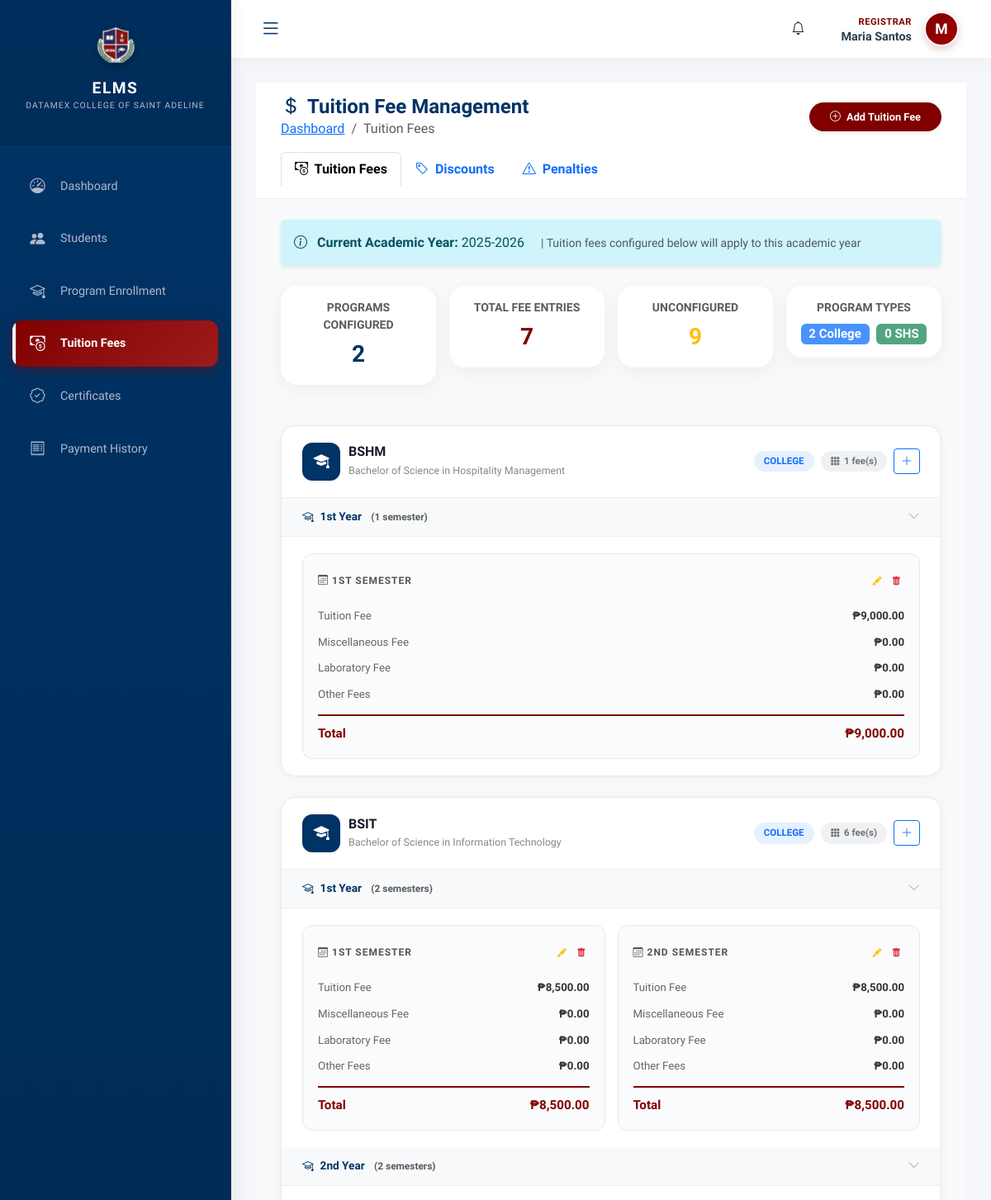
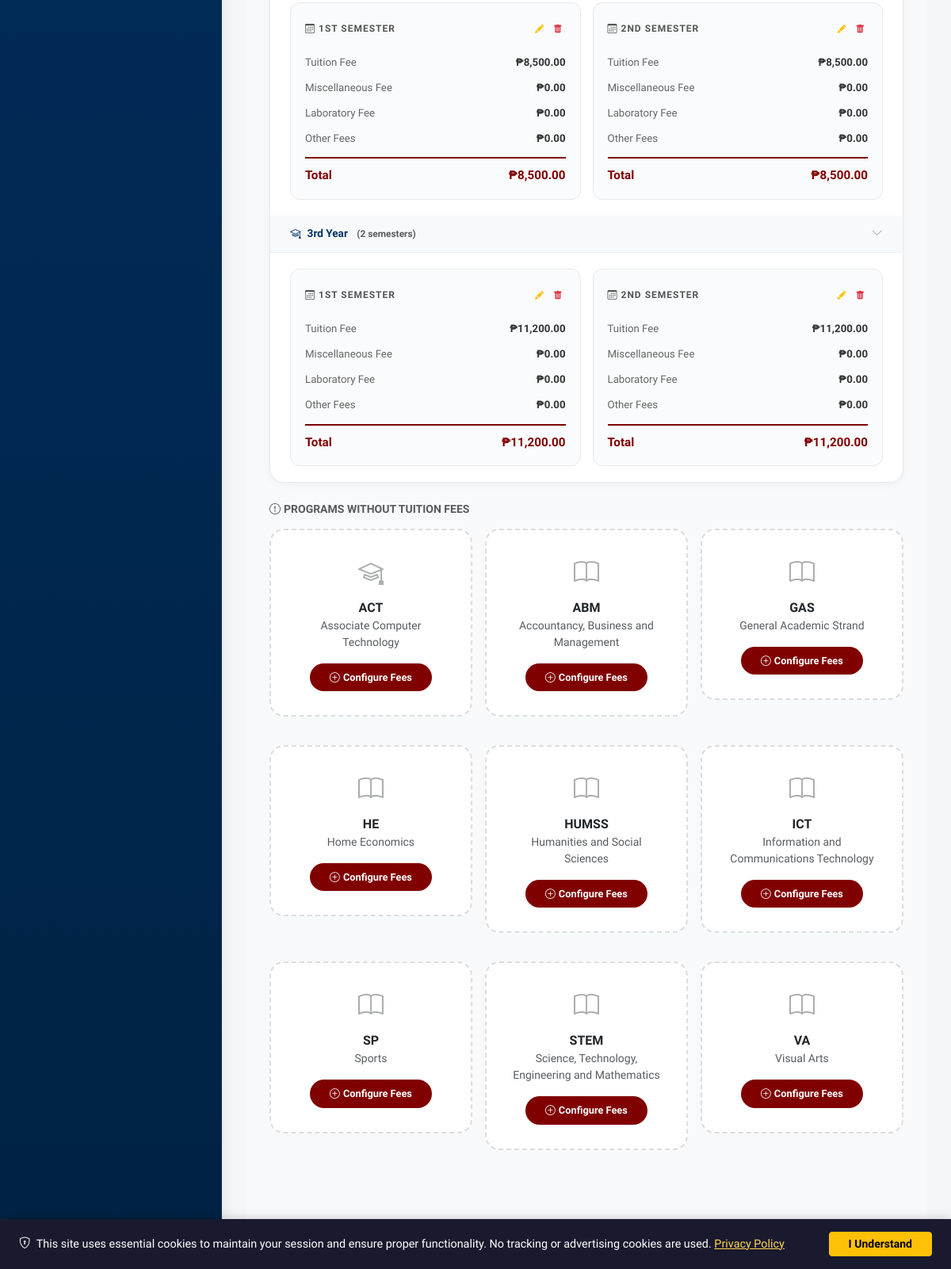
/modules/registrar/tuition_fees.php (signed in), run on an earlier commit of the app's database (2 pictures, top to bottom).
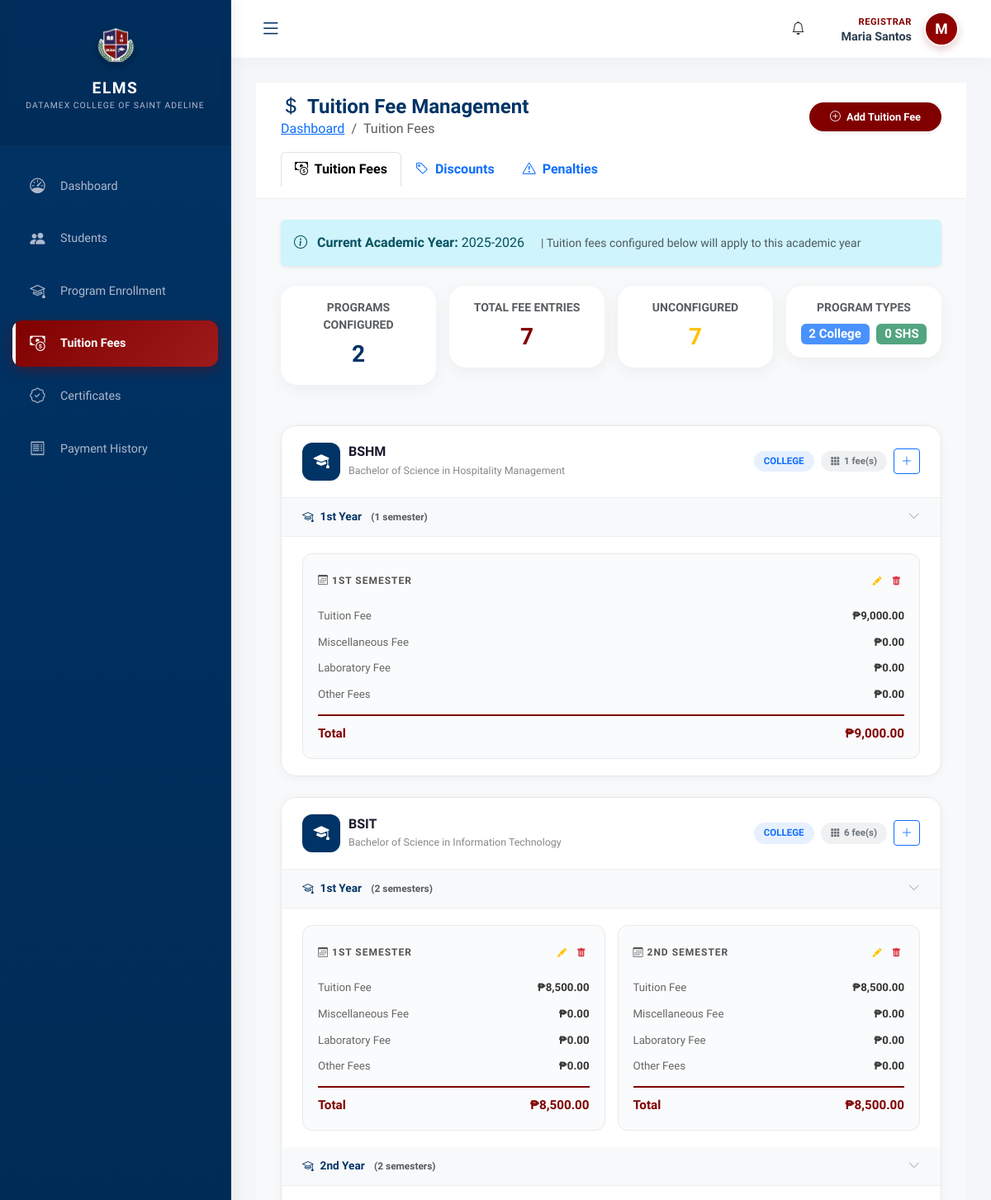
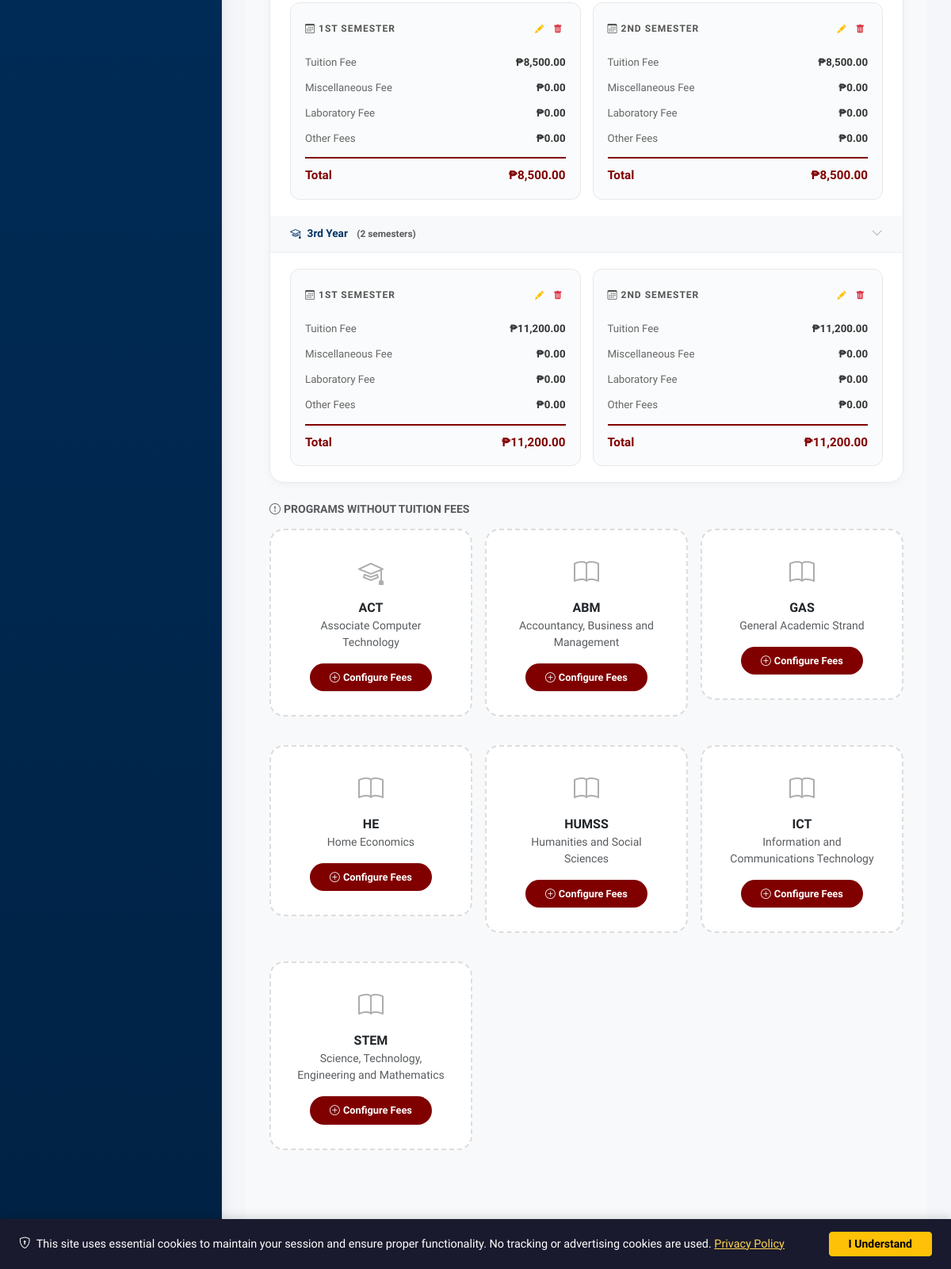
And on a later commit of the database (2 pictures, top to bottom).
### tables this page shows
CREATE TABLE `program_tuition_fees` (
  `id` int(10) UNSIGNED NOT NULL,
  `program_id` int(10) UNSIGNED NOT NULL,
  `program_type` enum('college','shs') NOT NULL DEFAULT 'college',
  `year_level_id` int(10) UNSIGNED DEFAULT NULL,
  `semester` enum('1st','2nd','summer') DEFAULT '1st',
  `tuition_fee` decimal(10,2) NOT NULL DEFAULT 0.00,
  `misc_fee` decimal(10,2) DEFAULT 0.00,
  `lab_fee` decimal(10,2) DEFAULT 0.00,
  `other_fees` decimal(10,2) DEFAULT 0.00,
  `total_fee` decimal(10,2) GENERATED ALWAYS AS (`tuition_fee` + `misc_fee` + `lab_fee` + `other_fees`) STORED,
  `academic_year_id` int(10) UNSIGNED DEFAULT NULL,
  `is_active` tinyint(1) DEFAULT 1,
  `created_at` timestamp NOT NULL DEFAULT current_timestamp(),
  `updated_at` timestamp NOT NULL DEFAULT current_timestamp() ON UPDATE current_timestamp()
);

CREATE TABLE `programs` (
  `id` int(10) UNSIGNED NOT NULL,
  `program_code` varchar(20) NOT NULL,
  `program_name` varchar(100) NOT NULL,
  `degree_level` enum('Certificate','Associate','Bachelor','Master','Doctorate') DEFAULT 'Bachelor',
  `school_id` int(10) UNSIGNED NOT NULL,
  `is_active` tinyint(1) DEFAULT 1,
  `created_at` timestamp NOT NULL DEFAULT current_timestamp()
);

CREATE TABLE `shs_strands` (
  `id` int(10) UNSIGNED NOT NULL,
  `track_id` int(10) UNSIGNED NOT NULL,
  `strand_code` varchar(20) NOT NULL,
  `strand_name` varchar(100) NOT NULL,
  `description` text DEFAULT NULL,
  `is_active` tinyint(1) DEFAULT 1,
  `created_at` timestamp NOT NULL DEFAULT current_timestamp()
);

### modules/registrar/tuition_fees.php (the view, shortened to what the changed rows need)
<?php
require_once '../../config/init.php';
$programs_result = $conn->query("SELECT id, program_code, program_name FROM programs WHERE is_active = 1 ORDER BY program_code");
$shs_strands_result = $conn->query("SELECT id, strand_code, strand_name FROM shs_strands WHERE is_active = 1 ORDER BY strand_code");
$tuition_fees_query = "
    SELECT ptf.*,
           COALESCE(ptf.program_type, 'college') as ptype,
           COALESCE(p.program_code, ss.strand_code) as program_code,
           COALESCE(p.program_name, ss.strand_name) as program_name,
           COALESCE(pyl.year_name, sgl.grade_name) as year_name,
           COALESCE(pyl.year_level, sgl.grade_level, 0) as year_sort
    FROM program_tuition_fees ptf
    LEFT JOIN programs p ON ptf.program_id = p.id AND COALESCE(ptf.program_type, 'college') = 'college'
    LEFT JOIN shs_strands ss ON ptf.program_id = ss.id AND ptf.program_type = 'shs'
    LEFT JOIN program_year_levels pyl ON ptf.year_level_id = pyl.id AND COALESCE(ptf.program_type, 'college') = 'college'
    LEFT JOIN shs_grade_levels sgl ON ptf.year_level_id = sgl.id AND ptf.program_type = 'shs'
    WHERE ptf.is_active = 1
    ORDER BY ptf.program_type, COALESCE(p.program_code, ss.strand_code), COALESCE(pyl.year_level, sgl.grade_level), ptf.semester
";
$tuition_fees_result = $conn->query($tuition_fees_query);
$fees_by_program = [];
if ($tuition_fees_result && $tuition_fees_result->num_rows > 0) {
    while ($fee = $tuition_fees_result->fetch_assoc()) {
        $key = $fee['ptype'] . '_' . $fee['program_id'];
        if (!isset($fees_by_program[$key])) {
            $fees_by_program[$key] = [
                'program_id' => $fee['program_id'],
                'program_type' => $fee['ptype'],
                'program_code' => $fee['program_code'],
                'program_name' => $fee['program_name'],
                'fees' => [],
                'total_configured' => 0,
            ];
        }
        $year_key = $fee['year_level_id'] ?: 'all';
        $year_name = $fee['year_name'] ?: 'All Year Levels';
        if (!isset($fees_by_program[$key]['fees'][$year_key])) {
            $fees_by_program[$key]['fees'][$year_key] = [
                'year_name' => $year_name,
                'year_sort' => $fee['year_sort'],
                'semesters' => [],
            ];
        }
        $fees_by_program[$key]['fees'][$year_key]['semesters'][$fee['semester']] = $fee;
        $fees_by_program[$key]['total_configured']++;
    }
}
$unconfigured_programs = [];
$programs_result->data_seek(0);
while ($p = $programs_result->fetch_assoc()) {
    $key = 'college_' . $p['id'];
    if (!isset($fees_by_program[$key])) {
        $unconfigured_programs[] = ['id' => $p['id'], 'type' => 'college', 'code' => $p['program_code'], 'name' => $p['program_name']];
    }
}
$shs_strands_result->data_seek(0);
while ($s = $shs_strands_result->fetch_assoc()) {
    $key = 'shs_' . $s['id'];
    if (!isset($fees_by_program[$key])) {
        $unconfigured_programs[] = ['id' => $s['id'], 'type' => 'shs', 'code' => $s['strand_code'], 'name' => $s['strand_name']];
    }
}
include '../../includes/header.php';
?>
<div class="body-scroll-part">
    <div class="tab-content" id="feeTabContent">
    <div class="tab-pane fade show active" id="tuitionPane" role="tabpanel">
    <div class="row g-3 mb-4">
        <div class="col-md-3">
            <div class="main-card-modern p-3 text-center">
                <div class="text-muted small fw-bold text-uppercase mb-1">Unconfigured</div>
                <div class="fs-3 fw-bold text-warning"><?php echo count($unconfigured_programs); ?></div>
            </div>
        </div>
    </div>
    <?php if (!empty($fees_by_program)): ?>
        <?php foreach ($fees_by_program as $prog_key => $prog): ?>
        <div class="program-card animate__animated animate__fadeInUp">
            <div class="program-card-header">
                <div class="program-badge">
                    <div class="icon-circle" style="background: <?php echo $prog['program_type'] === 'shs' ? '#198754' : 'var(--blue)'; ?>;">
                        <i class="bi bi-<?php echo $prog['program_type'] === 'shs' ? 'book' : 'mortarboard-fill'; ?>"></i>
                    </div>
                    <div class="program-meta">
                        <h5><?php echo htmlspecialchars($prog['program_code']); ?></h5>
                        <small><?php echo htmlspecialchars($prog['program_name']); ?></small>
                    </div>
                </div>
                <div class="d-flex align-items-center gap-2">
                    <span class="stat-pill bg-<?php echo $prog['program_type'] === 'shs' ? 'success' : 'primary'; ?> bg-opacity-10 text-<?php echo $prog['program_type'] === 'shs' ? 'success' : 'primary'; ?>">
                        <?php echo strtoupper($prog['program_type']); ?>
                    </span>
                    <span class="stat-pill bg-secondary bg-opacity-10 text-secondary">
                        <i class="bi bi-grid-3x3-gap-fill"></i> <?php echo $prog['total_configured']; ?> fee(s)
                    </span>
                    <button class="btn btn-sm btn-outline-primary" onclick="openAddForProgram('<?php echo $prog['program_type']; ?>', <?php echo $prog['program_id']; ?>)" title="Add fee for this program">
                        <i class="bi bi-plus-lg"></i>
                    </button>
                </div>
            </div>
            <div class="year-accordion">
                <?php foreach ($prog['fees'] as $year_key => $year_data): ?>
                <div class="year-section">
                    <div class="year-header" onclick="toggleYear(this)" data-year="<?php echo $prog_key . '_' . $year_key; ?>">
                        <span class="year-label">
                            <i class="bi bi-mortarboard me-2"></i><?php echo htmlspecialchars($year_data['year_name']); ?>
                            <span class="ms-2 text-muted small">(<?php echo count($year_data['semesters']); ?> semester<?php echo count($year_data['semesters']) > 1 ? 's' : ''; ?>)</span>
                        </span>
                        <i class="bi bi-chevron-down chevron"></i>
                    </div>
                    <div class="year-body">
                        <div class="semester-grid">
                            <?php
                            $sem_order = ['1st', '2nd', 'summer'];
                            foreach ($sem_order as $sem):
                                if (!isset($year_data['semesters'][$sem])) continue;
                                $sf = $year_data['semesters'][$sem];
                            ?>
                            <div class="semester-card">
                                <div class="sem-label">
                                    <span><i class="bi bi-calendar3 me-1"></i><?php echo $sem === 'summer' ? 'Summer Term' : $sem . ' Semester'; ?></span>
                                    <div class="d-flex gap-1">
                                        <button class="btn btn-sm btn-outline-warning border-0 p-1" onclick="editTuition(<?php echo $sf['id']; ?>)" title="Edit"><i class="bi bi-pencil-fill" style="font-size:0.7rem;"></i></button>
                                        <button class="btn btn-sm btn-outline-danger border-0 p-1" onclick="deleteTuition(<?php echo $sf['id']; ?>)" title="Delete"><i class="bi bi-trash-fill" style="font-size:0.7rem;"></i></button>
                                    </div>
                                </div>
                                <div class="fee-row">
                                    <span class="fee-label">Tuition Fee</span>
                                    <span class="fee-value">₱<?php echo number_format($sf['tuition_fee'], 2); ?></span>
                                </div>
                                <div class="fee-row">
                                    <span class="fee-label">Miscellaneous Fee</span>
                                    <span class="fee-value">₱<?php echo number_format($sf['misc_fee'] ?? 0, 2); ?></span>
                                </div>
                                <div class="fee-row">
                                    <span class="fee-label">Laboratory Fee</span>
                                    <span class="fee-value">₱<?php echo number_format($sf['lab_fee'] ?? 0, 2); ?></span>
                                </div>
                                <div class="fee-row">
                                    <span class="fee-label">Other Fees</span>
                                    <span class="fee-value">₱<?php echo number_format($sf['other_fees'] ?? 0, 2); ?></span>
                                </div>
                                <div class="fee-total">
                                    <span>Total</span>
                                    <span>₱<?php echo number_format($sf['total_fee'] ?? ($sf['tuition_fee'] + ($sf['misc_fee'] ?? 0) + ($sf['lab_fee'] ?? 0) + ($sf['other_fees'] ?? 0)), 2); ?></span>
                                </div>
                            </div>
                            <?php endforeach; ?>
                        </div>
                    </div>
                </div>
                <?php endforeach; ?>
            </div>
        </div>
        <?php endforeach; ?>
    <?php endif; ?>
    <?php if (!empty($unconfigured_programs)): ?>
    <div class="row g-3">
        <?php foreach ($unconfigured_programs as $up): ?>
        <div class="col-md-4">
            <div class="unconfigured-card">
                <i class="bi bi-<?php echo $up['type'] === 'shs' ? 'book' : 'mortarboard'; ?> fs-2 d-block mb-2 text-muted opacity-50"></i>
                <div class="fw-bold"><?php echo htmlspecialchars($up['code']); ?></div>
                <small class="text-muted d-block mb-3"><?php echo htmlspecialchars($up['name']); ?></small>
                <button class="btn btn-sm btn-maroon-pill" onclick="openAddForProgram('<?php echo $up['type']; ?>', <?php echo $up['id']; ?>)">
                    <i class="bi bi-plus-circle me-1"></i>Configure Fees
                </button>
            </div>
        </div>
        <?php endforeach; ?>
    </div>
    <?php endif; ?>
    </div>
    </div>
</div>
<?php include '../../includes/footer.php'; ?>
</body>
</html>

What changed in the data, as far as the page shows it:
removed shs_strands: strand_code "SP", strand_name "Sports"
removed shs_strands: strand_code "VA", strand_name "Visual Arts"
Also different on the page:
count($unconfigured_programs): "9" → "7"
